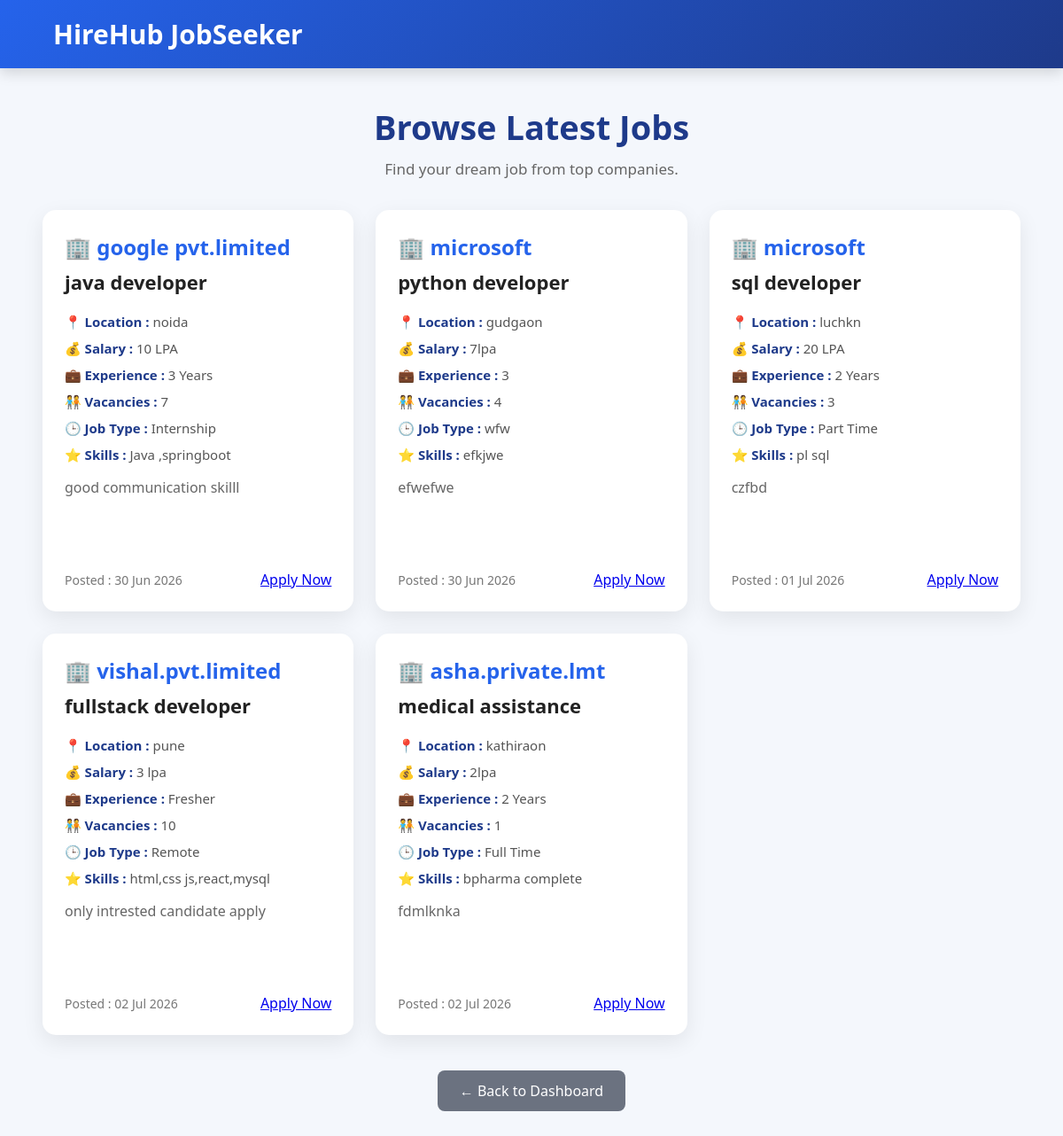
Screenshot of /jobseeker/job/view/ (signed in) with the database file from the repository.
### employer/models.py (models this page shows, shortened)
class Job(models.Model):
    employer = models.ForeignKey(
        Employerreg,
        on_delete=models.CASCADE
    )
    job_title = models.CharField(max_length=100)
    company_name = models.CharField(max_length=100)
    location = models.CharField(max_length=100)
    salary = models.CharField(max_length=50)
    experience = models.CharField(max_length=50)
    job_type = models.CharField(max_length=50)
    vacancies = models.IntegerField()
    skills = models.TextField()
    description = models.TextField()
    posted_on = models.DateTimeField(auto_now_add=True)

### jobseeker/views.py (the view)
# urls.py: path("job/view/",views.viewjobs,name="viewjobs"),
def viewjobs(request):
    if "jsid" not in request.session:
        return redirect("jobseekerlogin")
    js = Jobseekerreg.objects.get(
        email=request.session["jsid"]
    )
    jobs = Job.objects.all()
    for job in jobs:
        job.applied = applied_jobs.objects.filter(
            job=job,
            jobseeker=js
        ).exists()
    context = {
        "jobs": jobs
    }
    return render(
        request,
        "jobseeker/viewjobs.html",
        context
    )

### jobseeker/templates/jobseeker/viewjobs.html (shortened to what this page needs)
<!DOCTYPE html>
<html lang="en">
<head>
</head>
<body>
<div class="header">
<h2>HireHub JobSeeker</h2>
</div>
<div class="container">
<div class="title">
<h1>Browse Latest Jobs</h1>
<p>Find your dream job from top companies.</p>
</div>
{% if jobs %}
<div class="jobs">
{% for job in jobs %}
<div class="card">
<div class="company">
🏢 {{ job.company_name }}
</div>
<div class="job">
{{ job.job_title }}
</div>
<div class="info">
<span>📍 Location :</span>
{{ job.location }}
</div>
<div class="info">
<span>💰 Salary :</span>
{{ job.salary }}
</div>
<div class="info">
<span>💼 Experience :</span>
{{ job.experience }}
</div>
<div class="info">
<span>🧑‍🤝‍🧑 Vacancies :</span>
{{ job.vacancies }}
</div>
<div class="info">
<span>🕒 Job Type :</span>
{{ job.job_type }}
</div>
<div class="info">
<span>⭐ Skills :</span>
{{ job.skills }}
</div>
<div class="description">
{{ job.description|truncatewords:25 }}
</div>
<div class="buttons">
<div class="date">
Posted :
{{ job.posted_on|date:"d M Y" }}
</div>
{% if job.applied %}
<button class="applied-btn" disabled>
    ✅ Already Applied
</button>
{% else %}
<a href="{% url 'applyjob' job.id %}" class="apply-btn">
    Apply Now
</a>
{% endif %}
</div>
</div>
{% endfor %}
</div>
{% else %}
<div class="empty">
<h2>No Jobs Available</h2>
<p>Please check again later.</p>
</div>
{% endif %}
<div class="back">
<a href="{% url 'jobseekerdash' %}" class="btn">
← Back to Dashboard
</a>
</div>
</div>
</body>
</html>

### jobseeker/templates/jobseeker/viewjobs.html (style rules this page uses)
* { margin:0; padding:0; box-sizing:border-box; font-family:'Segoe UI',sans-serif; }
body { background:#f4f7fc; }
.header { background:linear-gradient(135deg,#2563eb,#1e3a8a); color:white; padding:18px 60px; display:flex; justify-content:space-between; align-items:center; box-shadow:0 5px 15px rgba(0,0,0,.15); }
.header h2 { font-size:30px; }
.container { width:92%; max-width:1300px; margin:40px auto; }
.title { text-align:center; margin-bottom:35px; }
.title h1 { color:#1e3a8a; font-size:38px; margin-bottom:10px; }
.title p { color:#666; font-size:17px; }
.jobs { display:grid; grid-template-columns:repeat(auto-fit,minmax(350px,1fr)); gap:25px; }
.card { background:white; border-radius:15px; padding:25px; box-shadow:0 8px 25px rgba(0,0,0,.08); transition:.3s; }
.company { font-size:24px; font-weight:bold; color:#2563eb; margin-bottom:8px; }
.job { font-size:22px; font-weight:600; margin-bottom:20px; color:#222; }
.info { margin-bottom:10px; font-size:15px; color:#555; }
.info span { font-weight:bold; color:#1e3a8a; }
.description { margin-top:15px; color:#666; line-height:1.6; height:80px; overflow:hidden; }
.buttons { margin-top:25px; display:flex; justify-content:space-between; align-items:center; }
.date { font-size:14px; color:#777; }
.btn { text-decoration:none; background:#2563eb; color:white; padding:10px 18px; border-radius:8px; transition:.3s; }
.back { margin-top:40px; text-align:center; }
.back a { display:inline-block; padding:12px 25px; background:#6b7280; color:white; text-decoration:none; border-radius:8px; }

### rows the page displays
Job: company_name "google pvt.limited", job_title "java developer", location "noida", salary "10 LPA", experience "3 Years", vacancies "7", job_type "Internship", skills "Java ,springboot", description "good communication skilll", posted_on "30 Jun 2026", shows "Apply Now"
Job: company_name "microsoft", job_title "python developer", location "gudgaon", salary "7lpa", experience "3", vacancies "4", job_type "wfw", skills "efkjwe", description "efwefwe", posted_on "30 Jun 2026", shows "Apply Now"
Job: company_name "microsoft", job_title "sql developer", location "luchkn", salary "20 LPA", experience "2 Years", vacancies "3", job_type "Part Time", skills "pl sql", description "czfbd", posted_on "01 Jul 2026", shows "Apply Now"
Job: company_name "vishal.pvt.limited", job_title "fullstack developer", location "pune", salary "3 lpa", experience "Fresher", vacancies "10", job_type "Remote", skills "html,css js,react,mysql", description "only intrested candidate apply", posted_on "02 Jul 2026", shows "Apply Now"
Job: company_name "asha.private.lmt", job_title "medical assistance", location "kathiraon", salary "2lpa", experience "2 Years", vacancies "1", job_type "Full Time", skills "bpharma complete", description "fdmlknka", posted_on "02 Jul 2026", shows "Apply Now"
